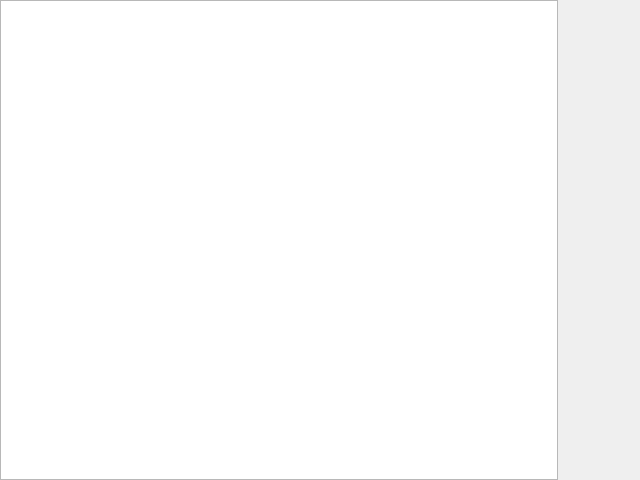
<?xml version="1.0" encoding="UTF-8"?>
<ui version="4.0">
 <class>MainWindow</class>
 <widget class="QMainWindow" name="MainWindow">
  <property name="geometry">
   <rect>
    <x>0</x>
    <y>0</y>
    <width>640</width>
    <height>480</height>
   </rect>
  </property>
  <property name="windowTitle">
   <string>MainWindow</string>
  </property>
  <widget class="QWidget" name="centralWidget">
   <layout class="QVBoxLayout" name="verticalLayout_2" stretch="10">
    <property name="spacing">
     <number>0</number>
    </property>
    <property name="leftMargin">
     <number>0</number>
    </property>
    <property name="topMargin">
     <number>0</number>
    </property>
    <property name="rightMargin">
     <number>0</number>
    </property>
    <property name="bottomMargin">
     <number>0</number>
    </property>
    <item>
     <widget class="QStackedWidget" name="stackedWidget">
      <property name="currentIndex">
       <number>0</number>
      </property>
      <widget class="QWidget" name="page">
       <property name="minimumSize">
        <size>
         <width>82</width>
         <height>0</height>
        </size>
       </property>
       <layout class="QHBoxLayout" name="horizontalLayout" stretch="5,1">
        <property name="spacing">
         <number>0</number>
        </property>
        <property name="leftMargin">
         <number>0</number>
        </property>
        <property name="topMargin">
         <number>0</number>
        </property>
        <property name="rightMargin">
         <number>0</number>
        </property>
        <property name="bottomMargin">
         <number>0</number>
        </property>
        <item>
         <widget class="QTableView" name="tableView"/>
        </item>
        <item>
         <widget class="ConsoleContainer" name="navi" native="true">
          <property name="minimumSize">
           <size>
            <width>82</width>
            <height>0</height>
           </size>
          </property>
          <property name="maximumSize">
           <size>
            <width>82</width>
            <height>16777215</height>
           </size>
          </property>
         </widget>
        </item>
       </layout>
      </widget>
      <widget class="QWidget" name="page_2"/>
     </widget>
    </item>
   </layout>
  </widget>
 </widget>
 <layoutdefault spacing="6" margin="11"/>
 <customwidgets>
  <customwidget>
   <class>ConsoleContainer</class>
   <extends>QWidget</extends>
   <header>customWidget/consolecontainer.h</header>
   <container>1</container>
  </customwidget>
 </customwidgets>
 <resources/>
 <connections/>
</ui>
